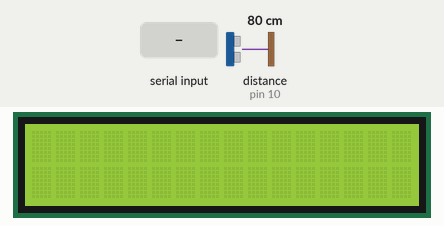
Bench run of a sketch on a simulated Arduino Uno, built with avr-gcc and run on an emulated ATmega328P. On the bench: 16×2 character LCD. Wiring (inferred from the names in the program): ultrasonic range finder: trigger pin 9; echo pin 10. The inputs (shaded band) are chosen by the test bench; at power-on: distance to the obstacle (sensor on pin 10) 80 cm. The echo pulse lasts 58.3 µs per cm.

Above: at 2.2 s.
2.3 s: "1" received over Serial
At 3.9 s:
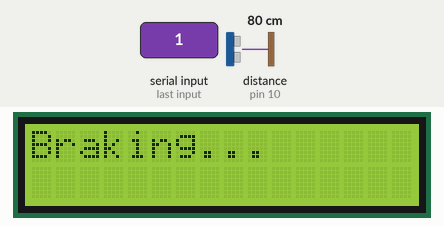
Timing chart, 0 to 5.4 s (numbered marks = the images above; inputs shaded):
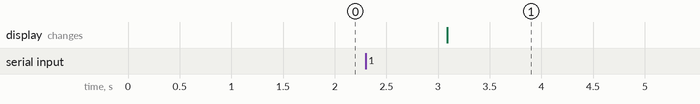

Measured:
- after the input at 2.3 s, the display: changes after 0.79 s (image 1)

The sketch:

truck_platooning_kuan1.ino
```cpp
#include <LiquidCrystal.h>
#define ECHO 10
#define TRIGGER 9

float time = 0,distance=0;
char camera = 0;
LiquidCrystal lcd(12,11,5,4,3,2);
bool pedestrian = false;

void setup() {
  pinMode(TRIGGER, OUTPUT);
  pinMode(ECHO, INPUT);
  Serial.begin(9600);
  lcd.begin(16, 2);

  delay(1000);
}

void loop() {
  lcd.clear();
  lcd.setCursor(0,0);
  digitalWrite(TRIGGER, HIGH);
  delay(1);
  digitalWrite(TRIGGER, LOW);
  time = pulseIn(ECHO,HIGH);
  distance = .0001716*time;

  if (Serial.available() > 0) {		// Character available?
    camera = Serial.read();       	// Read character
    switch(camera){

      case '1':
      		pedestrian = true;
      		break;

      case '2':
      		pedestrian = false;
      		break;
    }
  }

  if(pedestrian){	// DETECTS PEDESTRIAN?
        lcd.clear();
      	lcd.print("Braking...");	// OPEN GAP
		delay(3000);
    	pedestrian = false;
  }


  delay(1000);

}
```
